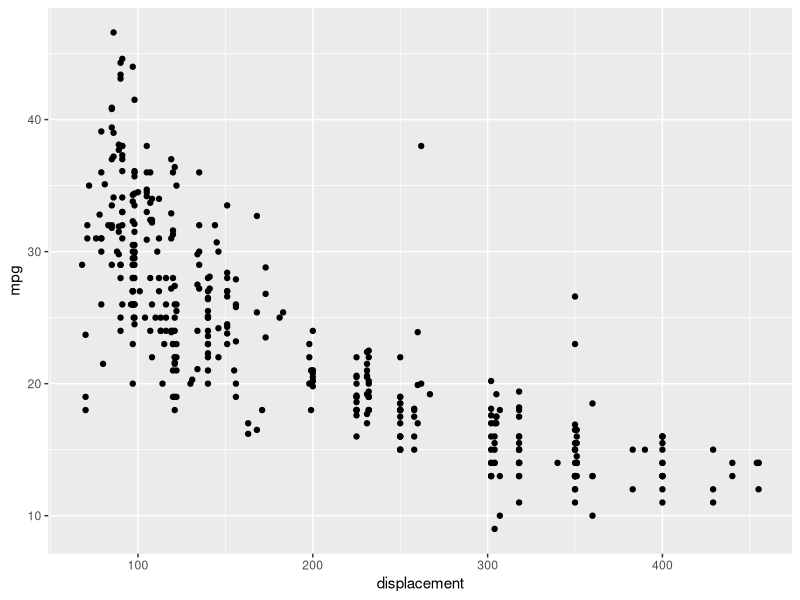
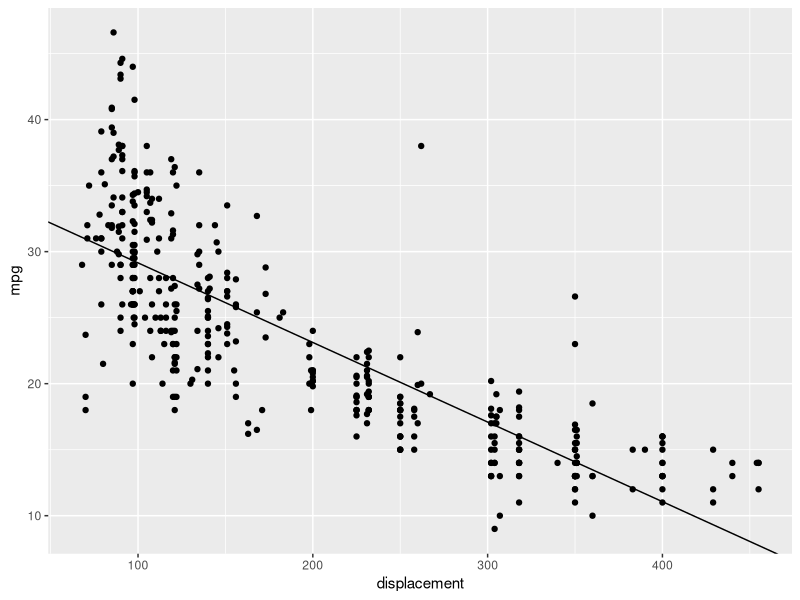
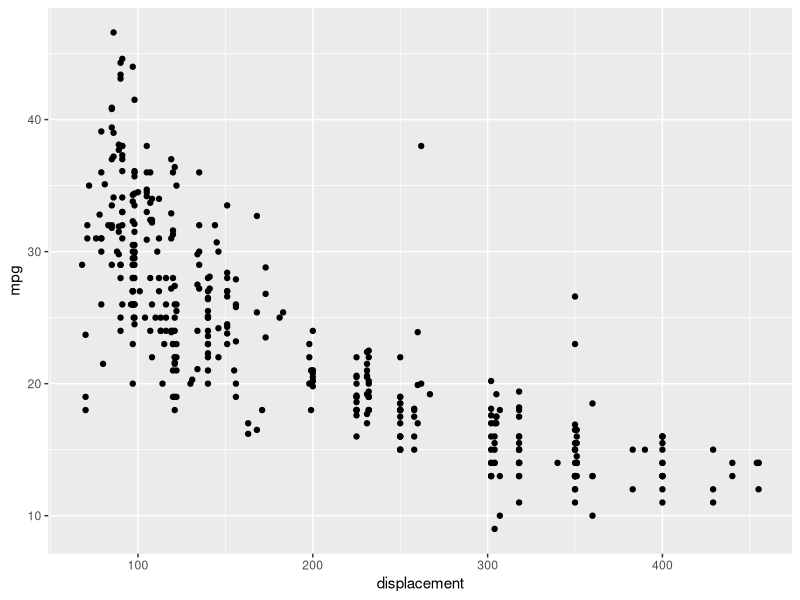

The R script that drew these images, in order: (Note: this script raises an error after producing the figures.)

library(tidyverse)
library(ggplot2)
library(modelr)

setwd("c:/temp/cpsc375hw2")

# a. Load the autompg.csv file on Titanium and convert cylinders variable to a factor. 
# (code, output of str()) 

data <- read_csv("autompg.csv")

cylinderData <- factor(data$cylinders)

data$cylinders <- cylinderData

str(cylinderData)

# b. Which is the dependent variable? Which are the independent variables? 


# c. Plot mpg vs. displacement (code, plot)
g <- ggplot(data = data)
p <- g +
  geom_point(mapping = aes(x = displacement, y = mpg))

pdf("hw2q1c_graph.pdf")
print(p)
dev.off()

p

# d. Create a linear model of mpg vs. displacement (only one independent variable). 
# What is the R2? (code, output of summary(model), R2 value) 
# Residual standard error: 4.651 on 396 degrees of freedom
mod1 <- lm(mpg ~ displacement, data = data)
# or coef(mod1)
c1 <- mod1$coefficients

p1 <- p + geom_abline(slope = c1[2], intercept = c1[1])

p1

summary(mod1)

# Coefficients:
#   Estimate Std. Error t value Pr(>|t|)    
# (Intercept)  35.174750   0.491824   71.52   <2e-16 ***
#   displacement -0.060282   0.002239  -26.93   <2e-16 ***

# Residual standard error: 4.651 on 396 degrees of freedom
# Multiple R-squared:  0.6467,	Adjusted R-squared:  0.6459 
# F-statistic:   725 on 1 and 396 DF,  p-value: < 2.2e-16


# e. Create a new transformed variable that is sqrt(displacement). 
# Create a linear model of mpg vs. sqrt(displacement).
# i. Give R code, output of summary(model)
data$sqrt_displacement <- sqrt(data$displacement)
mod2 <- lm(mpg ~ sqrt_displacement, data = data)

summary(mod2)

# Coefficients:
#   Estimate Std. Error t value Pr(>|t|)    
# (Intercept)       47.22067    0.85874   54.99   <2e-16 ***
#   sqrt_displacement -1.76569    0.06175  -28.60   <2e-16 ***

# Residual standard error: 4.47 on 396 degrees of freedom
# Multiple R-squared:  0.6737,	Adjusted R-squared:  0.6729 
# F-statistic: 817.7 on 1 and 396 DF,  p-value: < 2.2e-16

# ii. Is this a better fit than in part (d)?
# yes because R-squared2 = 0.6737 > R-squared1 = 0.6467

# iii. Plot mpg vs. sqrt(displacement) and overlay the best fit model as a straight line. (code, plot)

# or coef(mod2)
c2 <- mod2$coefficients

psqrt <- g + geom_point(mapping = aes(x = sqrt_displacement, y = mpg))
p2 <- psqrt + geom_abline(slope = c2[2], intercept = c2[1])

p2

# iv. Plot mpg vs. displacement and overlay the best fit model as a curve. (code, plot) 
# [Hint: plot the predictions; use add_predictions() and geom_line(). You don't have to use data_grid()]
mod1 <- lm(mpg ~ displacement, data = data)
# or coef(mod1)
c1 <- mod1$coefficients

dataResid <- data %>% add_residuals(mod1)
View(dataResid)
g3Resid <- ggplot(data = dataResid) + geom_histogram(mapping = aes(x=resid))
g3Resid

# using best model = mod2
# mygrid3 <- data %>% data_grid(mod2)
mygrid3 <- data
mygrid3 <- mygrid3 %>% add_predictions(mod2) 
g3 <- ggplot(data = data)
p3 <- g3 + geom_point(mapping = aes(x = displacement, y = mpg))

p3 <- p3 + geom_line(data = mygrid3, mapping = aes(x=displacement, y=pred), color="blue")

p3


data$sqrt_displacement <- sqrt(data$displacement)
mod2 <- lm(mpg ~ sqrt_displacement, data = data)

c2 <- mod2$coefficients
mygrid4 <- data %>% add_predictions(mod2)
g4 <- ggplot(data = data)
p4 <- g4 + geom_point(mapping = aes(x = sqrt_displacement, y = mpg))

p4 <- p4 + geom_line(data = mygrid4, mapping = aes(x=sqrt_displacement, y=pred))

p4

# f. Create a linear model of mpg vs. sqrt(displacement) and cylinders. 
mod5 <- lm(mpg ~ sqrt_displacement+cylinders, data = data)
c5 <- mod5$coefficients

# i.   Give R code, output of summary(model)
summary(mod5)
# Coefficients:
#   Estimate Std. Error t value Pr(>|t|)    
# (Intercept)        36.2894     2.7096  13.393  < 2e-16 ***
#   sqrt_displacement  -1.8493     0.1956  -9.452  < 2e-16 ***
#   cylinders4         12.2841     2.1909   5.607 3.89e-08 ***
#   cylinders5         13.2524     3.3355   3.973 8.44e-05 ***
#   cylinders6         10.9303     2.5032   4.367 1.62e-05 ***
#   cylinders8         12.9472     2.9312   4.417 1.30e-05 ***
#   ---
#   Signif. codes:  0 '***' 0.001 '**' 0.01 '*' 0.05 '.' 0.1 ' ' 1

# Residual standard error: 4.275 on 392 degrees of freedom
# Multiple R-squared:  0.7046,	Adjusted R-squared:  0.7008 
# F-statistic:   187 on 5 and 392 DF,  p-value: < 2.2e-16

# ii.  How many dummy (i.e., 0-1) variables were created in the model?
# 5 variables: sqrt_displacement, cylinders4, cylinders5, cylinders6, cylinders8

# iii. Is this a better fit than in part (e)?
# yes, R-squared3 = 0.7046 > -squared2 = 0.673

# iv.  Plot mpg vs. sqrt(displacement) and overlay the multiple linear fit lines: one for each value of the discrete variable. (code, plot)
g5 <- ggplot(data = data)
p5 <- g5 + geom_point(mapping = aes(x = sqrt_displacement, y = mpg, color=cylinders))

p5 <- p5 + geom_abline(slope = c5[2], intercept = c5[1]) + geom_abline(slope = c5[2], intercept = c5[1] + c5[3]) + geom_abline(slope = c5[2], intercept = c5[1] + c5[4]) + geom_abline(slope = c5[2], intercept = c5[1] + c5[5]) + geom_abline(slope = c5[2], intercept = c5[1] + c5[6])

p5

# v.   Plot mpg vs. displacement and overlay the best fit model as a curve. (code, plot) 
# [Hint: plot the predictions; use add_predictions() and geom_line() and use the color aesthetic for cylinders]
mygrid5 <- data %>% add_predictions(mod5)
g5 <- ggplot(data = data, mapping = aes(x = displacement))
p5 <- g5 + geom_point(mapping = aes(y = mpg, color=cylinders))

p5 <- p5 + geom_line(data = mygrid5, mapping = aes(x=displacement, y=pred))

p5
